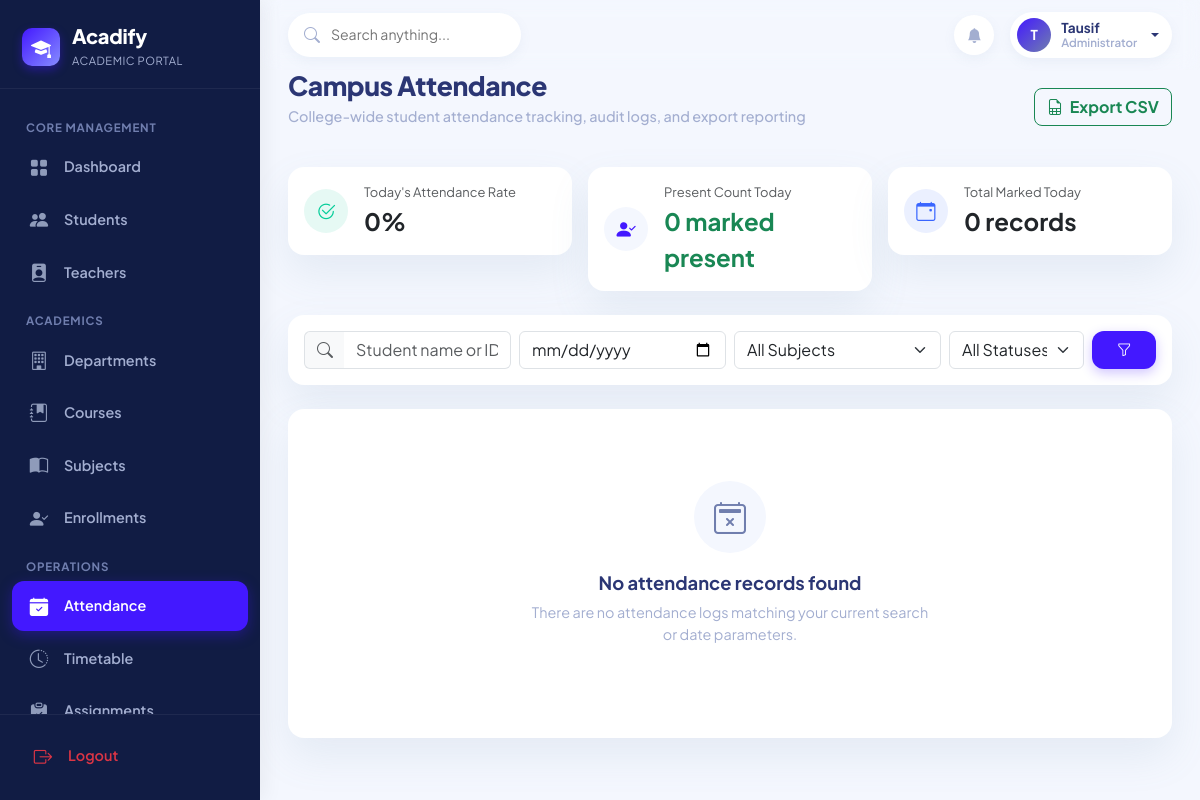
The page /admin-panel/attendance/ (signed in) on the database its author committed.
### apps/accounts/models.py (models this page shows, shortened)
class User(AbstractUser):
    ROLE_ADMIN = 'ADMIN'
    ROLE_TEACHER = 'TEACHER'
    ROLE_STUDENT = 'STUDENT'
    ROLE_CHOICES = [
        (ROLE_ADMIN, 'Administrator'),
        (ROLE_TEACHER, 'Teacher'),
        (ROLE_STUDENT, 'Student'),
    ]
    role = models.CharField(max_length=10, choices=ROLE_CHOICES, default=ROLE_STUDENT)
    email = models.EmailField(unique=True)
    phone = models.CharField(max_length=20, blank=True, null=True)
    avatar = models.ImageField(
        upload_to='profiles/avatars/',
        blank=True,
        null=True,
        validators=[FileExtensionValidator(allowed_extensions=['jpg', 'jpeg', 'png', 'webp'])]
    )
    bio = models.TextField(blank=True, null=True)
    is_approved = models.BooleanField(default=True)
    updated_at = models.DateTimeField(auto_now=True)
    @property
    def is_admin_user(self):
        return self.role == self.ROLE_ADMIN or self.is_superuser
    @property
    def is_teacher_user(self):
        return self.role == self.ROLE_TEACHER
    @property
    def is_student_user(self):
        return self.role == self.ROLE_STUDENT
    @property
    def display_name(self):
        full = self.get_full_name()
        return full if full else self.username

### apps/attendance/views.py (the view, shortened to what this page needs)
# urls.py: path('admin-panel/attendance/', attendance_views.admin_attendance, name='admin_attendance'),
@login_required
@admin_required
def admin_attendance(request):
    date_filter = request.GET.get('date', '')
    subject_id = request.GET.get('subject', '')
    status_filter = request.GET.get('status', '')
    query = request.GET.get('q', '').strip()
    records = AttendanceRecord.objects.select_related('student__user', 'subject', 'marked_by').order_by('-date')
    if date_filter:
        records = records.filter(date=date_filter)
    if subject_id:
        records = records.filter(subject_id=subject_id)
    if status_filter:
        records = records.filter(status=status_filter)
    if query:
        records = records.filter(
            Q(student__student_id__icontains=query) |
            Q(student__user__first_name__icontains=query) |
            Q(student__user__last_name__icontains=query)
        )
    subjects = Subject.objects.all()
    paginator = Paginator(records, 20)
    page_obj = paginator.get_page(request.GET.get('page', 1))
    today_records = AttendanceRecord.objects.filter(date=date.today())
    today_total = today_records.count()
    today_present = today_records.filter(status=AttendanceRecord.STATUS_PRESENT).count()
    today_pct = round((today_present / today_total * 100), 1) if today_total > 0 else 0
    return render(request, 'attendance/admin_attendance.html', {
        'page_obj': page_obj,
        'subjects': subjects,
        'selected_date': date_filter,
        'selected_subject': subject_id,
        'selected_status': status_filter,
        'query': query,
        'today_total': today_total,
        'today_present': today_present,
        'today_pct': today_pct,
    })

### templates/attendance/admin_attendance.html (shortened to what this page needs)
{% extends 'base.html' %}
{% block content %}
<div class="page-header d-flex flex-wrap justify-content-between align-items-center gap-3">
    <div>
        <h2 class="page-title">Campus Attendance</h2>
        <p class="page-subtitle">College-wide student attendance tracking, audit logs, and export reporting</p>
    </div>
    <div class="d-flex gap-2">
        <a href="?export=csv&date={{ selected_date }}&subject={{ selected_subject }}&status={{ selected_status }}&q={{ query }}" class="btn btn-outline-success rounded-3 fw-bold small">
            <i class="bi bi-file-earmark-spreadsheet me-1"></i> Export CSV
        </a>
    </div>
</div>
<div class="row g-3 mb-4">
    <div class="col-md-4">
        <div class="acadify-card p-3 mb-0 d-flex align-items-center gap-3">
            <div class="stat-icon-wrapper stat-icon-success" style="width: 44px; height: 44px; font-size: 1.2rem;">
                <i class="bi bi-check2-circle"></i>
            </div>
            <div>
                <span class="small text-muted d-block">Today's Attendance Rate</span>
                <span class="fs-4 fw-bold text-dark">{{ today_pct }}%</span>
            </div>
        </div>
    </div>
    <div class="col-md-4">
        <div class="acadify-card p-3 mb-0 d-flex align-items-center gap-3">
            <div class="stat-icon-wrapper stat-icon-primary" style="width: 44px; height: 44px; font-size: 1.2rem;">
                <i class="bi bi-person-check-fill"></i>
            </div>
            <div>
                <span class="small text-muted d-block">Present Count Today</span>
                <span class="fs-4 fw-bold text-success">{{ today_present }} marked present</span>
            </div>
        </div>
    </div>
    <div class="col-md-4">
        <div class="acadify-card p-3 mb-0 d-flex align-items-center gap-3">
            <div class="stat-icon-wrapper stat-icon-info" style="width: 44px; height: 44px; font-size: 1.2rem;">
                <i class="bi bi-calendar-event"></i>
            </div>
            <div>
                <span class="small text-muted d-block">Total Marked Today</span>
                <span class="fs-4 fw-bold text-dark">{{ today_total }} records</span>
            </div>
        </div>
    </div>
</div>
<div class="acadify-card mb-4 p-3">
    <form method="GET" class="row g-2 align-items-center">
        <div class="col-md-3">
            <div class="input-group">
                <span class="input-group-text bg-light border-end-0 text-muted"><i class="bi bi-search"></i></span>
                <input type="text" name="q" value="{{ query }}" class="form-control border-start-0" placeholder="Student name or ID...">
            </div>
        </div>
        <div class="col-md-3">
            <input type="date" name="date" value="{{ selected_date }}" class="form-control" placeholder="Filter Date">
        </div>
        <div class="col-md-3">
            <select name="subject" class="form-select">
                <option value="">All Subjects</option>
            </select>
        </div>
        <div class="col-md-2">
            <select name="status" class="form-select">
                <option value="">All Statuses</option>
            </select>
        </div>
        <div class="col-md-1 d-flex gap-1">
            <button type="submit" class="btn btn-acadify w-100 justify-content-center p-2"><i class="bi bi-funnel"></i></button>
        </div>
    </form>
</div>
<div class="acadify-card">
    {% if page_obj %}
        <div class="table-responsive">
            <table class="table-custom">
                <thead>
                    <tr>
                        <th>Date</th>
                        <th>Student ID</th>
                        <th>Student Name</th>
                        <th>Subject</th>
                        <th>Status</th>
                        <th>Marked By</th>
                        <th>Remarks</th>
                    </tr>
                </thead>
                <tbody>
                    {% for r in page_obj %}
                        <tr>
                            <td class="fw-bold text-dark">{{ r.date|date:"d M Y" }}</td>
                            <td>
                                <a href="{% url 'admin_student_detail' r.student.id %}" class="fw-bold text-primary text-decoration-none">
                                    {{ r.student.student_id }}
                                </a>
                            </td>
                            <td>{{ r.student.user.display_name }}</td>
                            <td>
                                <div class="fw-bold">{{ r.subject.code }}</div>
                                <span class="small text-muted">{{ r.subject.name|truncatewords:4 }}</span>
                            </td>
                            <td>
                                {% if r.status == 'PRESENT' %}
                                    <span class="badge badge-present">Present</span>
                                {% elif r.status == 'ABSENT' %}
                                    <span class="badge badge-absent">Absent</span>
                                {% elif r.status == 'LATE' %}
                                    <span class="badge badge-late">Late</span>
                                {% else %}
                                    <span class="badge badge-leave">Leave</span>
                                {% endif %}
                            </td>
                            <td class="small text-muted">{{ r.marked_by.display_name|default:"Admin" }}</td>
                            <td class="small text-muted">{{ r.remarks|default:"-" }}</td>
                        </tr>
                    {% endfor %}
                </tbody>
            </table>
        </div>
        {% if page_obj.has_other_pages %}
            <div class="d-flex justify-content-between align-items-center mt-4">
                <span class="small text-muted">Showing {{ page_obj.start_index }}-{{ page_obj.end_index }} of {{ page_obj.paginator.count }}</span>
                <nav>
                    <ul class="pagination pagination-sm mb-0">
                        {% if page_obj.has_previous %}
                            <li class="page-item"><a class="page-link" href="?page={{ page_obj.previous_page_number }}&date={{ selected_date }}&subject={{ selected_subject }}&status={{ selected_status }}&q={{ query }}">&laquo;</a></li>
                        {% endif %}
                        <li class="page-item active"><span class="page-link bg-primary border-primary">{{ page_obj.number }}</span></li>
                        {% if page_obj.has_next %}
                            <li class="page-item"><a class="page-link" href="?page={{ page_obj.next_page_number }}&date={{ selected_date }}&subject={{ selected_subject }}&status={{ selected_status }}&q={{ query }}">&raquo;</a></li>
                        {% endif %}
                    </ul>
                </nav>
            </div>
        {% endif %}
    {% else %}
        <div class="empty-state">
            <div class="empty-state-icon"><i class="bi bi-calendar2-x"></i></div>
            <div class="empty-state-title">No attendance records found</div>
            <p class="empty-state-desc">There are no attendance logs matching your current search or date parameters.</p>
        </div>
    {% endif %}
</div>
{% endblock %}

### templates/base.html (shortened to what this page needs)
<!DOCTYPE html>
<html lang="en">
<head>
    <link href="https://cdn.jsdelivr.net/npm/bootstrap@5.3.3/dist/css/bootstrap.min.css" rel="stylesheet">
    <link rel="stylesheet" href="https://cdn.jsdelivr.net/npm/bootstrap-icons@1.11.3/font/bootstrap-icons.min.css">
    {% load static %}
    <link rel="stylesheet" href="{% static 'css/style.css' %}">
</head>
<body>
    <aside class="sidebar-wrapper" id="sidebarWrapper">
        <div class="sidebar-brand">
            <div class="brand-logo-icon">
                <i class="bi bi-mortarboard-fill"></i>
            </div>
            <div class="brand-text">
                <h4>Acadify</h4>
                <span>Academic Portal</span>
            </div>
        </div>
        <nav class="sidebar-nav">
            {% if request.user.is_admin_user %}
                <div class="nav-section-title">Core Management</div>
                <a href="{% url 'admin_dashboard' %}" class="sidebar-nav-link {% if request.resolver_match.url_name == 'admin_dashboard' %}active{% endif %}">
                    <i class="bi bi-grid-fill"></i>
                    <span>Dashboard</span>
                </a>
                <a href="{% url 'admin_students' %}" class="sidebar-nav-link {% if 'student' in request.path and not 'leave' in request.path and not 'fee' in request.path and not 'complaint' in request.path %}active{% endif %}">
                    <i class="bi bi-people-fill"></i>
                    <span>Students</span>
                </a>
                <a href="{% url 'admin_teachers' %}" class="sidebar-nav-link {% if 'teacher' in request.path %}active{% endif %}">
                    <i class="bi bi-person-badge-fill"></i>
                    <span>Teachers</span>
                </a>
                <div class="nav-section-title">Academics</div>
                <a href="{% url 'admin_departments' %}" class="sidebar-nav-link {% if 'department' in request.path %}active{% endif %}">
                    <i class="bi bi-building"></i>
                    <span>Departments</span>
                </a>
                <a href="{% url 'admin_courses' %}" class="sidebar-nav-link {% if 'course' in request.path %}active{% endif %}">
                    <i class="bi bi-journal-bookmark-fill"></i>
                    <span>Courses</span>
                </a>
                <a href="{% url 'admin_subjects' %}" class="sidebar-nav-link {% if 'subject' in request.path %}active{% endif %}">
                    <i class="bi bi-book-half"></i>
                    <span>Subjects</span>
                </a>
                <a href="{% url 'admin_enrollments' %}" class="sidebar-nav-link {% if 'enrollment' in request.path %}active{% endif %}">
                    <i class="bi bi-person-check-fill"></i>
                    <span>Enrollments</span>
                </a>
                <div class="nav-section-title">Operations</div>
                <a href="{% url 'admin_attendance' %}" class="sidebar-nav-link {% if 'attendance' in request.path %}active{% endif %}">
                    <i class="bi bi-calendar-check-fill"></i>
                    <span>Attendance</span>
                </a>
                <a href="{% url 'admin_timetable' %}" class="sidebar-nav-link {% if 'timetable' in request.path %}active{% endif %}">
                    <i class="bi bi-clock-history"></i>
                    <span>Timetable</span>
                </a>
                <a href="{% url 'admin_assignments' %}" class="sidebar-nav-link {% if 'assignment' in request.path %}active{% endif %}">
                    <i class="bi bi-clipboard-check-fill"></i>
                    <span>Assignments</span>
                </a>
            {% endif %}
        </nav>
        <div class="sidebar-footer">
            <a href="{% url 'logout' %}" class="sidebar-nav-link text-danger">
                <i class="bi bi-box-arrow-right text-danger"></i>
                <span>Logout</span>
            </a>
        </div>
    </aside>
    <div class="main-wrapper">
        <header class="top-navbar">
            <div class="d-flex align-items-center gap-3">
                <div class="search-box">
                    <i class="bi bi-search"></i>
                    <input type="text" id="globalSearchInput" placeholder="Search anything..." value="{{ request.GET.q|default:'' }}">
                </div>
            </div>
            <div class="navbar-actions">
                <a href="{% if request.user.is_admin_user %}{% url 'admin_notices' %}{% elif request.user.is_teacher_user %}{% url 'teacher_notices' %}{% else %}{% url 'student_notices' %}{% endif %}" class="btn-icon" title="Notices & Announcements">
                    <i class="bi bi-bell-fill"></i>
                </a>
                <div class="dropdown">
                    <a href="#" class="user-profile-pill dropdown-toggle" data-bs-toggle="dropdown" aria-expanded="false">
                        {% if request.user.avatar %}
                            <img src="{{ request.user.avatar.url }}" alt="{{ request.user.display_name }}" class="user-avatar-img">
                        {% else %}
                            <div class="user-avatar-placeholder">
                                {{ request.user.first_name|default:request.user.username|slice:":1"|upper }}
                            </div>
                        {% endif %}
                        <div class="user-details d-none d-sm-flex">
                            <span class="user-name">{{ request.user.display_name }}</span>
                            <span class="user-role">{{ request.user.get_role_display }}</span>
                        </div>
                    </a>
                </div>
            </div>
        </header>
        <main class="content-container">
            {% block content %}{% endblock %}
        </main>
    </div>
</body>
</html>

### rows shown on the page
User: user.first_name "T", user.display_name "Tausif", user.role "Administrator"

### other values the page prints
{{ today_pct }} "0"
{{ today_present }} "0"
{{ today_total }} "0"
